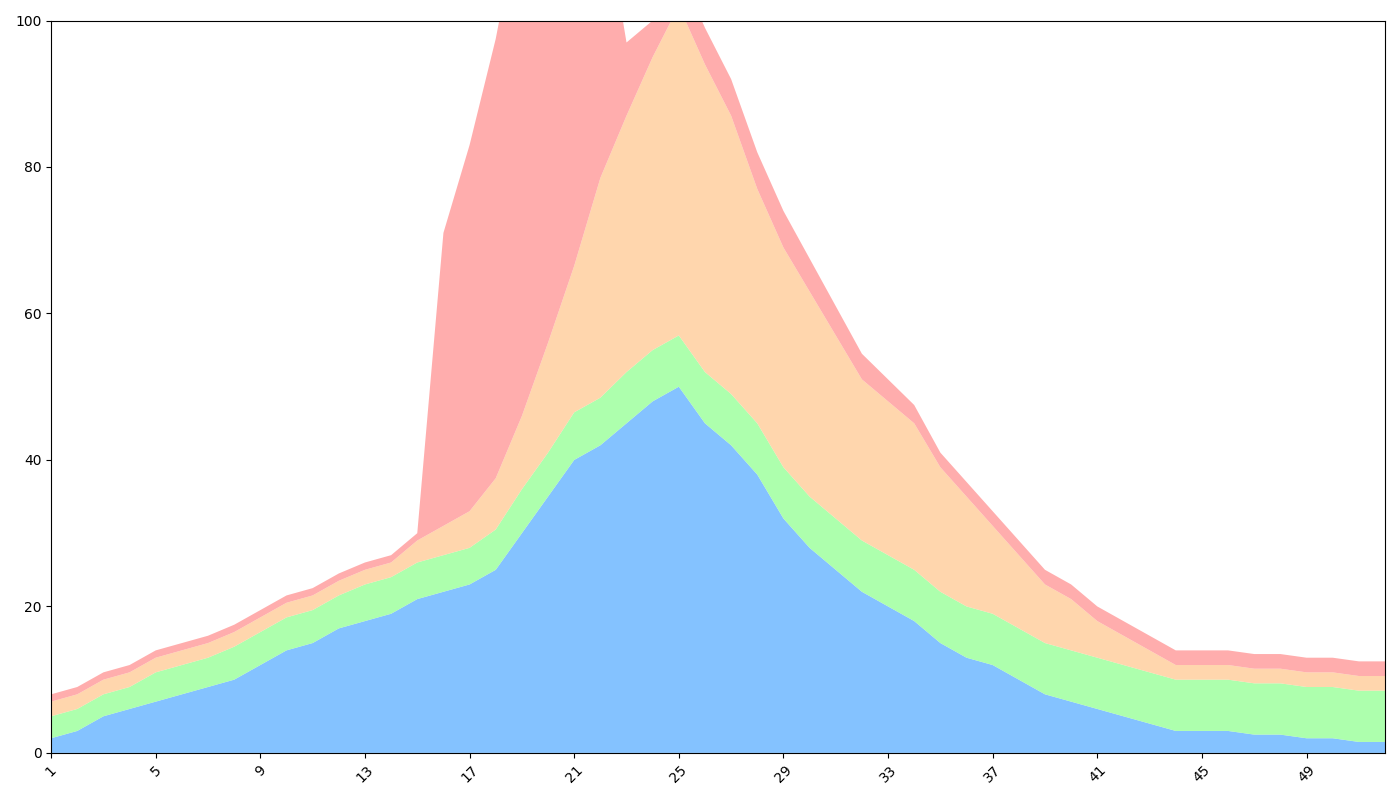

Recreate this plot in Python.
import matplotlib.pyplot as plt
import numpy as np

weeks = np.arange(1, 53)

sales_apples = [2, 3, 5, 6, 7, 8, 9, 10, 12, 14, 15, 17, 18, 19, 21, 22, 23, 25, 30, 35, 40, 42, 45, 48, 50, 45, 42, 38, 32, 28, 25, 22, 20, 18, 15, 13, 12, 10, 8, 7, 6, 5, 4, 3, 3, 3, 2.5, 2.5, 2, 2, 1.5, 1.5]
sales_bananas = [3, 3, 3, 3, 4, 4, 4, 4.5, 4.5, 4.5, 4.5, 4.5, 5, 5, 5, 5, 5, 5.5, 6, 6, 6.5, 6.5, 7, 7, 7, 7, 7, 7, 7, 7, 7, 7, 7, 7, 7, 7, 7, 7, 7, 7, 7, 7, 7, 7, 7, 7, 7, 7, 7, 7, 7, 7]
sales_cherries = [2, 2, 2, 2, 2, 2, 2, 2, 2, 2, 2, 2, 2, 2, 3, 4, 5, 7, 10, 15, 20, 30, 35, 40, 45, 42, 38, 32, 30, 28, 25, 22, 21, 20, 17, 15, 12, 10, 8, 7, 5, 4, 3, 2, 2, 2, 2, 2, 2, 2, 2, 2]
sales_dates = [1, 1, 1, 1, 1, 1, 1, 1, 1, 1, 1, 1, 1, 1, 1, 40, 50, 60, 70, 80, 60, 40, 10, 5, 5, 5, 5, 5, 5, 4.5, 4, 3.5, 3, 2.5, 2, 2, 2, 2, 2, 2, 2, 2, 2, 2, 2, 2, 2, 2, 2, 2, 2, 2]

sales_data = np.vstack([sales_apples, sales_bananas, sales_cherries, sales_dates])

# Shuffled the colors: originally it was ['#ff9999', '#66b3ff', '#99ff99', '#ffcc99']
colors = ['#66b3ff', '#99ff99', '#ffcc99', '#ff9999']

fig, ax = plt.subplots(figsize=(14, 8))

ax.stackplot(weeks, sales_data, colors=colors, alpha=0.8)

ax.set_xticks(np.arange(1, 53, 4))
ax.set_xlim(1, 52)
ax.set_ylim(0, 100)

plt.xticks(rotation=45)
plt.tight_layout()
plt.show()
